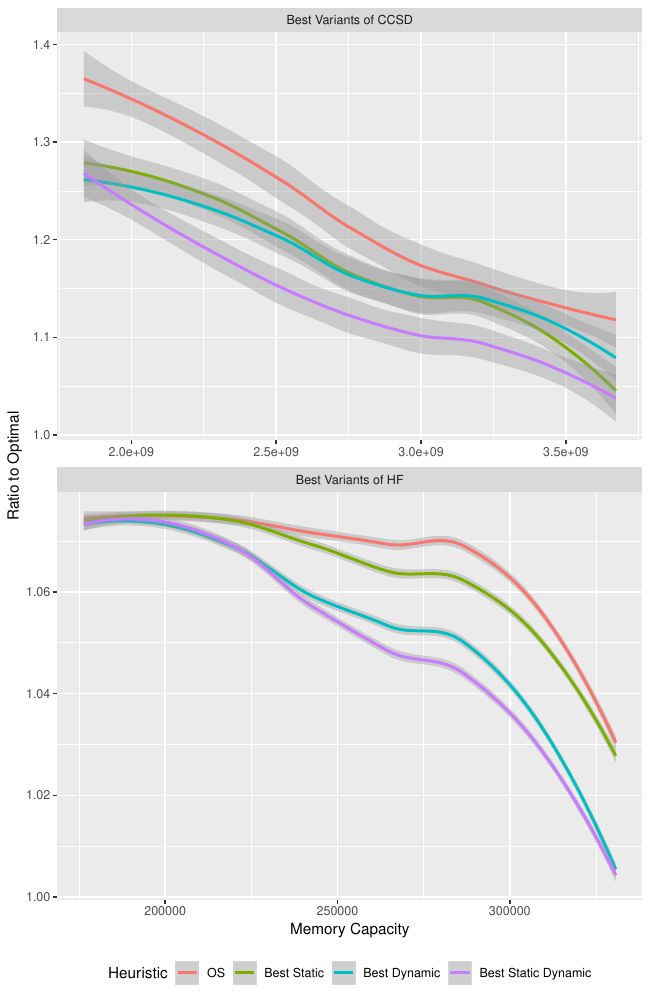

Write R code to recreate this figure.
#!/usr/bin/env Rscript
ratio_to_optimal_best_func <-function(file_name)
{
library(ggplot2)
library(reshape2)
dftest<-read.table(file_name, header=T)
dftest[,2:ncol(dftest)]<-dftest[,2:ncol(dftest)]/dftest[,6]

dftest[,c(2:6)]<-NULL
dftest$static_best<-do.call('pmin', c(dftest[,3:7]))
dftest$dynamic_best<-do.call('pmin', c(dftest[,8:10]))
dftest$static_dynamic_best<-do.call('pmin', c(dftest[,11:13]))
dftest<-dftest[,c(1,2,14:16)]
dftestMelted<-melt(dftest, "capacity")
names(dftestMelted)<-c("capacity", "Heuristic", "ratio_to_optimal")
p<-ggplot(dftestMelted, aes(x=capacity, y=1/ratio_to_optimal, color=Heuristic))  + geom_smooth(method="loess")
p<-p + ylab("inverse(ratio_to_optimal)") + theme(plot.title = element_text(hjust = 0.5)) +  ggtitle("Performance With Best of all categories")
return (p)
}
#p<-ratio_to_optimal_best_func('results_batch_hf.txt')
#ggsave(file="ratio_to_optimal_hf_batch-best.pdf", p, width=23.6, height=13.4)
#
#p<-ratio_to_optimal_best_func('results_batch_ccsd.txt')
#ggsave(file="ratio_to_optimal_ccsd_batch-best.pdf", p, width=23.6, height=13.4)

get_melted_data_frame <-function(file_name)
{
library(ggplot2)
library(reshape2)
dftest<-read.table(file_name, header=T)
dftest[,2:ncol(dftest)]<-dftest[,2:ncol(dftest)]/dftest[,6]

dftest[,c(2:6)]<-NULL
dftest$"Best Static"<-do.call('pmin', c(dftest[,3:7]))
dftest$"Best Dynamic"<-do.call('pmin', c(dftest[,8:10]))
dftest$"Best Static Dynamic"<-do.call('pmin', c(dftest[,11:13]))
dftest<-dftest[,c(1,2,14:16)]
dftestMelted<-melt(dftest, "capacity")
names(dftestMelted)<-c("capacity", "Heuristic", "ratio_to_optimal")
return (dftestMelted)
}

dfMelted1 <- get_melted_data_frame('results_batch_hf.txt')
dfMelted1$aname <- "Best Variants of HF";

dfMelted2 <- get_melted_data_frame('results_batch_ccsd.txt')
dfMelted2$aname <- "Best Variants of CCSD";

dfMelted <- rbind(dfMelted1, dfMelted2)
library(ggplot2)

p<-ggplot(dfMelted, aes(x=capacity, y=ratio_to_optimal, color=Heuristic))  + geom_smooth(method="loess") +
facet_wrap(~aname, scale="free", ncol=1) + ylab("Ratio to Optimal") + xlab("Memory Capacity") + theme (legend.position="bottom")
#ggsave(file="test.pdf", p, width=7, height=4)
ggsave(file="ratio_to_optimal_batch-best.pdf",p, width=6.5, height=10)
